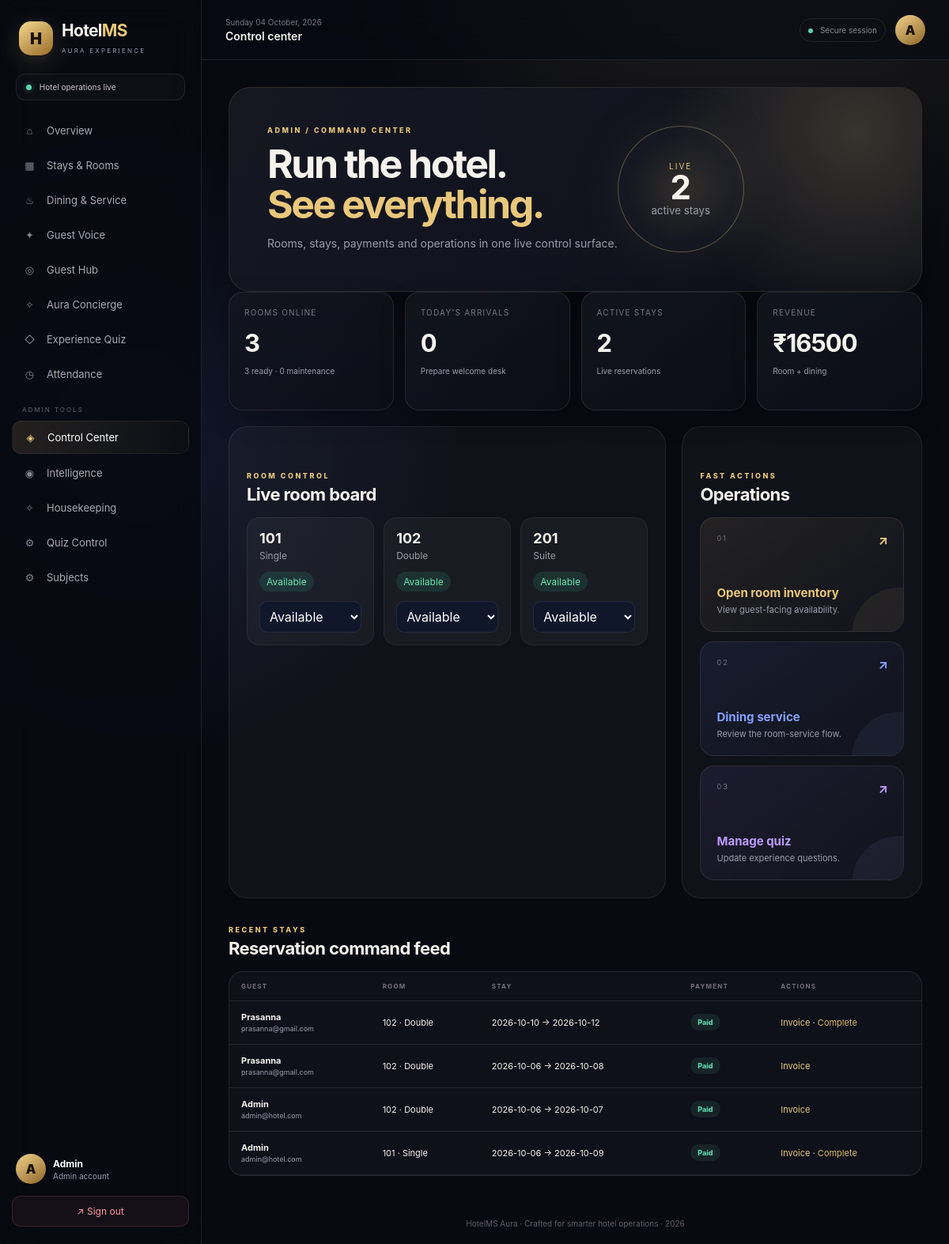
Page /admin/control (signed in) on the committed database.
### models.py (models this page shows, shortened)
class User(UserMixin, db.Model):
    id = db.Column(db.Integer, primary_key=True)
    name = db.Column(db.String(120), nullable=False)
    email = db.Column(db.String(120), unique=True, nullable=False)
    password_hash = db.Column(db.String(255), nullable=False)
    role = db.Column(db.String(20), nullable=False, default="guest")
    created_at = db.Column(db.DateTime, default=datetime.utcnow)

class Room(db.Model):
    id = db.Column(db.Integer, primary_key=True)
    room_number = db.Column(db.String(10), unique=True, nullable=False)
    room_type = db.Column(db.String(50), nullable=False)  # Single, Double, Suite
    price_per_night = db.Column(db.Float, nullable=False)
    status = db.Column(db.String(20), default="available")  # available, booked, maintenance

class Booking(db.Model):
    id = db.Column(db.Integer, primary_key=True)
    guest_id = db.Column(db.Integer, db.ForeignKey("user.id"), nullable=False)
    room_id = db.Column(db.Integer, db.ForeignKey("room.id"), nullable=False)
    check_in = db.Column(db.Date, nullable=False)
    check_out = db.Column(db.Date, nullable=False)
    payment_status = db.Column(db.String(20), default="pending")  # pending, paid
    status = db.Column(db.String(20), default="confirmed")  # confirmed, cancelled, completed
    created_at = db.Column(db.DateTime, default=datetime.utcnow)
    guest = db.relationship("User", backref="bookings")
    room = db.relationship("Room", backref="bookings")

### routes/admin_routes.py (the view)
@admin_bp.route('/control')
@admin_required
def control():
    rooms = Room.query.order_by(Room.room_number).all()
    bookings = Booking.query.order_by(Booking.created_at.desc()).all()
    today = date.today()
    paid_room = sum(b.room.price_per_night * max(0, (b.check_out - b.check_in).days)
                    for b in bookings if b.payment_status == 'paid' and b.status != 'cancelled')
    dining = sum(o.total_bill for o in Order.query.all() if o.status != 'cancelled')
    metrics = {
        'rooms': len(rooms),
        'ready': sum(r.status == 'available' for r in rooms),
        'maintenance': sum(r.status == 'maintenance' for r in rooms),
        'stays': sum(b.status == 'confirmed' for b in bookings),
        'today_checkins': sum(b.status == 'confirmed' and b.check_in == today for b in bookings),
        'revenue': paid_room + dining,
    }
    return render_template('admin/control.html', rooms=rooms, bookings=bookings[:8], metrics=metrics)

### routes/admin_routes.py (called while the page is built)
def admin_required(view):
    @wraps(view)
    @login_required
    def wrapped(*args, **kwargs):
        if current_user.role != 'admin':
            abort(403)
        return view(*args, **kwargs)
    return wrapped

### templates/admin/control.html (shortened to what this page needs)
{% extends "base.html" %}
{% block pagetitle %}Control center{% endblock %}
{% block content %}
<section class="hero-card admin-hero">
  <div class="hero-copy"><span class="eyebrow">ADMIN / COMMAND CENTER</span><h1>Run the hotel.<br><em>See everything.</em></h1><p>Rooms, stays, payments and operations in one live control surface.</p></div>
  <div class="command-orb"><span>LIVE</span><strong>{{ metrics.stays }}</strong><small>active stays</small></div>
</section>
<div class="stats-grid">
 <div class="stat-card"><small>Rooms online</small><strong>{{ metrics.rooms }}</strong><span class="stat-note">{{ metrics.ready }} ready · {{ metrics.maintenance }} maintenance</span></div>
 <div class="stat-card"><small>Today's arrivals</small><strong>{{ metrics.today_checkins }}</strong><span class="stat-note">Prepare welcome desk</span></div>
 <div class="stat-card"><small>Active stays</small><strong>{{ metrics.stays }}</strong><span class="stat-note">Live reservations</span></div>
 <div class="stat-card"><small>Revenue</small><strong>₹{{ '%.0f'|format(metrics.revenue) }}</strong><span class="stat-note">Room + dining</span></div>
</div>
<div class="admin-grid">
 <section class="panel"><div class="section-heading"><div><span class="eyebrow">ROOM CONTROL</span><h2>Live room board</h2></div></div>
  <div class="room-board">{% for room in rooms %}<div class="room-tile"><div><b>{{ room.room_number }}</b><span>{{ room.room_type }}</span></div><span class="room-state state-{{ room.status }}">{{ room.status }}</span><form method="POST" action="{{ url_for('admin.update_room_status', room_id=room.id) }}"><select name="status" onchange="this.form.submit()"><option value="available" {% if room.status=='available' %}selected{% endif %}>Available</option><option value="maintenance" {% if room.status=='maintenance' %}selected{% endif %}>Maintenance</option></select></form></div>{% endfor %}</div>
 </section>
 <section class="panel"><div class="section-heading"><div><span class="eyebrow">FAST ACTIONS</span><h2>Operations</h2></div></div>
  <div class="action-stack"><a href="{{ url_for('booking.rooms') }}" class="feature-card feature-gold"><span>01</span><div><b>Open room inventory</b><p>View guest-facing availability.</p></div><strong>↗</strong></a><a href="{{ url_for('service.menu') }}" class="feature-card feature-blue"><span>02</span><div><b>Dining service</b><p>Review the room-service flow.</p></div><strong>↗</strong></a><a href="{{ url_for('quiz.manage_questions') }}" class="feature-card feature-violet"><span>03</span><div><b>Manage quiz</b><p>Update experience questions.</p></div><strong>↗</strong></a></div>
 </section>
</div>
<div class="section-heading"><div><span class="eyebrow">RECENT STAYS</span><h2>Reservation command feed</h2></div></div>
<div class="glass-table"><table class="data-table"><thead><tr><th>Guest</th><th>Room</th><th>Stay</th><th>Payment</th><th>Actions</th></tr></thead><tbody>{% for b in bookings %}<tr><td><b>{{ b.guest.name }}</b><br><span class="muted">{{ b.guest.email }}</span></td><td>{{ b.room.room_number }} · {{ b.room.room_type }}</td><td>{{ b.check_in }} → {{ b.check_out }}</td><td><span class="status status-{{ b.payment_status }}">{{ b.payment_status }}</span></td><td><a class="text-link" href="{{ url_for('admin.invoice', booking_id=b.id) }}">Invoice</a>{% if b.status == 'confirmed' %} · <form class="inline-form" method="POST" action="{{ url_for('admin.complete_booking', booking_id=b.id) }}"><button class="link-button">Complete</button></form>{% endif %}</td></tr>{% else %}<tr><td colspan="5">No reservations yet.</td></tr>{% endfor %}</tbody></table></div>
{% endblock %}

### templates/base.html (shortened to what this page needs)
<!doctype html>
<html lang="en">
<head>
    <link rel="stylesheet" href="{{ url_for('static', filename='css/style.css') }}">
</head>
<body class="{% if current_user.is_authenticated %}app-shell{% else %}auth-shell{% endif %}">
{% if current_user.is_authenticated %}
<aside class="sidebar" id="sidebar">
    <div class="brand">
        <div class="brandmark">H</div>
        <div><h2>Hotel<span>MS</span></h2><small>AURA EXPERIENCE</small></div>
    </div>
    <div class="welcome-mini"><span class="pulse"></span> Hotel operations live</div>
    <nav class="nav">
        <a href="{{ url_for('auth.dashboard') }}" class="{{ 'active' if request.endpoint == 'auth.dashboard' }}"><i>⌂</i> Overview</a>
        <a href="{{ url_for('booking.rooms') }}" class="{{ 'active' if request.blueprint == 'booking' }}"><i>▦</i> Stays & Rooms</a>
        <a href="{{ url_for('service.menu') }}" class="{{ 'active' if request.blueprint == 'service' }}"><i>♨</i> Dining & Service</a>
        <a href="{{ url_for('review.list_reviews') }}" class="{{ 'active' if request.blueprint == 'review' }}"><i>✦</i> Guest Voice</a>
        <a href="{{ url_for('advanced.guest_hub') }}" class="{{ 'active' if request.endpoint == 'advanced.guest_hub' }}"><i>◎</i> Guest Hub</a>
        <a href="{{ url_for('advanced.concierge') }}" class="{{ 'active' if request.endpoint == 'advanced.concierge' }}"><i>✧</i> Aura Concierge</a>
        <a href="{{ url_for('quiz.quiz_home') }}" class="{{ 'active' if request.blueprint == 'quiz' }}"><i>◇</i> Experience Quiz</a>
        {% if current_user.role in ['teacher', 'admin'] %}
        <a href="{{ url_for('attendance.mark_attendance') }}" class="{{ 'active' if request.blueprint == 'attendance' }}"><i>◷</i> Attendance</a>
        {% elif current_user.role == 'student' %}
        <a href="{{ url_for('attendance.my_attendance') }}" class="{{ 'active' if request.blueprint == 'attendance' }}"><i>◷</i> My Attendance</a>
        {% endif %}
        {% if current_user.role == 'admin' %}
        <div class="nav-label">ADMIN TOOLS</div>
        <a href="{{ url_for('admin.control') }}" class="{{ 'active' if request.blueprint == 'admin' }}"><i>◈</i> Control Center</a>
        <a href="{{ url_for('advanced.analytics') }}" class="{{ 'active' if request.endpoint == 'advanced.analytics' }}"><i>◉</i> Intelligence</a>
        <a href="{{ url_for('housekeeping.board') }}" class="{{ 'active' if request.blueprint == 'housekeeping' }}"><i>✧</i> Housekeeping</a>
        <a href="{{ url_for('quiz.manage_questions') }}"><i>⚙</i> Quiz Control</a>
        <a href="{{ url_for('attendance.manage_subjects') }}"><i>⚙</i> Subjects</a>
        {% endif %}
    </nav>
    <div class="sidebar-bottom">
        <div class="mini-profile"><div class="avatar">{{ current_user.name[0]|upper }}</div><div><strong>{{ current_user.name }}</strong><small>{{ current_user.role|capitalize }} account</small></div></div>
        <a class="logout" href="{{ url_for('auth.logout') }}">↗ Sign out</a>
    </div>
</aside>
<main class="main">
    <header class="topbar">
        <div class="top-left"><button class="menu" id="menuBtn">☰</button><div><div class="date" id="date"></div><h3>{% block pagetitle %}Welcome back{% endblock %}</h3></div></div>
        <div class="top-right"><div class="top-status"><span></span> Secure session</div><div class="avatar">{{ current_user.name[0]|upper }}</div></div>
    </header>
    <section class="content">
{% else %}
<main class="auth-wrapper">
{% endif %}
    {% block content %}{% endblock %}
{% if current_user.is_authenticated %}
    </section>
    <footer>HotelMS Aura · Crafted for smarter hotel operations · 2026</footer>
</main>
{% else %}
</main>
{% endif %}
</body>
</html>

### rows in the picture
User: name "A", name "Admin", role "Admin"
Room: room_number "101", room_type "Single", status "Available"
Room: room_number "102", room_type "Double", status "Available"
Room: room_number "201", room_type "Suite", status "Available"
Booking: guest.name "Prasanna", guest.email "prasanna@gmail.com", room.room_number "102", room.room_type "Double", check_in "2026-10-10", check_out "2026-10-12", payment_status "Paid"
Booking: guest.name "Prasanna", guest.email "prasanna@gmail.com", room.room_number "102", room.room_type "Double", check_in "2026-10-06", check_out "2026-10-08", payment_status "Paid"
Booking: guest.name "Admin", guest.email "admin@hotel.com", room.room_number "102", room.room_type "Double", check_in "2026-10-06", check_out "2026-10-07", payment_status "Paid"
Booking: guest.name "Admin", guest.email "admin@hotel.com", room.room_number "101", room.room_type "Single", check_in "2026-10-06", check_out "2026-10-09", payment_status "Paid"

### other values in the picture
{{ metrics.stays }} "2"
{{ metrics.rooms }} "3"
{{ metrics.ready }} "3"
{{ metrics.maintenance }} "0"
{{ metrics.today_checkins }} "0"
{{ '%.0f'|format(metrics.revenue) }} "16500"
